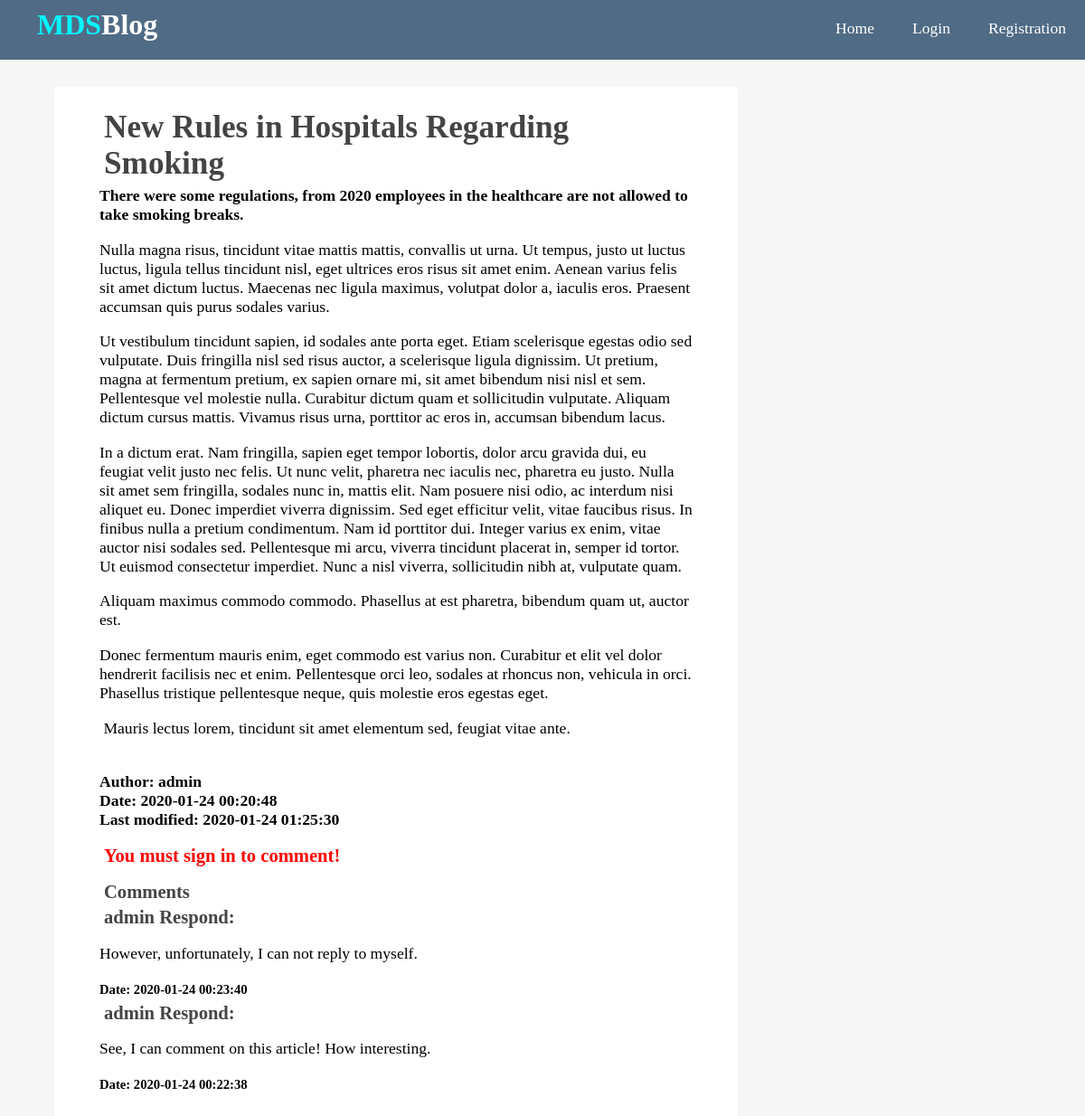
/blog?page=public_article&articleID=9, run on the app's committed database.
### tables this page shows
CREATE TABLE `articles` (
  `ArticleID` int(11) NOT NULL,
  `UserID` int(11) DEFAULT NULL,
  `Title` varchar(120) NOT NULL,
  `ShortDesc` text DEFAULT NULL,
  `Content` text DEFAULT NULL,
  `CreationDate` timestamp NOT NULL DEFAULT current_timestamp(),
  `LastModified` datetime DEFAULT NULL
);

CREATE TABLE `comments` (
  `CommentID` int(11) NOT NULL,
  `UserID` int(11) DEFAULT NULL,
  `ArticleID` int(11) NOT NULL,
  `CommentText` text DEFAULT NULL,
  `CommentDate` timestamp NOT NULL DEFAULT current_timestamp()
);

### app/models/Conn.php (called while the page is built, shortened)
<?php
    class Conn {
        private $host = "127.0.0.1";
        private $dbName = "blog";
        private $charset = "utf8";
        private $userName = "root";
        private $pass = "";
        function __construct() {
            try {
                $this->conn = new PDO("mysql:host={$this->host};dbname={$this->dbName};charset{$this->charset};",
                $this->userName, $this->pass);
            } catch(PDOException $ex)   {
                die($ex->getMessage());
            }
        }
    }
?>

### app/controllers/ArticleController.php (called while the page is built, shortened)
<?php
    class ArticleController extends Conn {
        public function GetArticleByID() {
            $row = [];
            if(isset($_GET["articleID"]) && is_numeric($_GET["articleID"])) {
                $stmt = $this->conn->prepare("SELECT articles.*, login.UserName
                FROM articles
                INNER JOIN login
                ON articles.UserID = login.UserID
                WHERE ArticleID = ?");
                $stmt->execute([$_GET["articleID"]]);
                $row = $stmt->fetch(PDO::FETCH_ASSOC);
            }
            return $row;
        }
        public function GetCommentsByArticleID() {
            $row = [];
            if(isset($_GET["articleID"]) && is_numeric($_GET["articleID"])) {
                $stmt = $this->conn->prepare("SELECT comments.*, login.UserName
                FROM comments
                INNER JOIN login
                ON comments.UserID = login.UserID
                AND comments.ArticleID = ? ORDER BY CommentDate DESC");
                $stmt->execute([$_GET["articleID"]]);
                $row = $stmt->fetchAll(PDO::FETCH_ASSOC);
            }
            return $row;
        }
    }
?>

### pages/public_article.php (the view, shortened to what this page needs)
<?php
    $articleController = new ArticleController;
    $article = $articleController->GetArticleByID();
    $comments = $articleController->GetCommentsByArticleID();
?>
<div class="content clearfix">
    <div class="main-content single">
        <div class="post-content">
            <?php if(isset($_GET["articleID"]) && is_numeric($_GET["articleID"])): ?>
                <h1><?=isset($article["Title"]) ? $article["Title"] : ""?></h1>
                <strong>
                    <?=isset($article["ShortDesc"]) ? $article["ShortDesc"] : ""?>
                </strong>
                <p>
                    <?=isset($article["Content"]) ? $article["Content"] : ""?>
                        <br/>
                    <strong>
                        Author:  <?=isset($article["UserName"]) ? $article["UserName"] : ""?>
                            <br/>
                    </strong>
                    <strong>
                        Date:  <?=isset($article["CreationDate"]) ? $article["CreationDate"] : ""?>
                            <br/>
                    </strong>
                    <strong>
                        Last modified:  <?=isset($article["LastModified"]) ? $article["LastModified"] : ""?>
                    </strong>
                </p>
                <p>
                    <?php if(isset($_COOKIE["UserID"])): ?>
                    <h3>Write a comment!</h3>
                    <form method="POST">
                        <textarea cols="40" rows="10" name="comment" class="text-input" placeholder="Write a comment here!"></textarea>
                            <br/>
                        <button name="send_comment" class="btn">Send</button>
                    </form>
                    <?php else: ?>
                    <h3 style="color:red;">You must sign in to comment!</h3>
                    <?php endif; ?>
                </p>
                <p>
                    <h3>Comments</h3>
                    <?php foreach($comments as $comment): ?>
                        <div class="comment">
                            <h3><?=$comment["UserName"]?> Respond:</h3>
                            <p>
                                <?=$comment["CommentText"]?>
                            </p>
                            <strong> <small>Date: <?=$comment["CommentDate"]?></small> </strong>
                        </div>
                    <?php endforeach; ?>
                </p>
            <?php else: ?>
                <h1>This article identification is incorrect!</h1>
            <?php endif; ?>
        </div>
    </div>
</div>

### assets/css/style.css (style rules this page uses)
* { box-sizing: border-box; }
html, body { height: 100%; padding: 0px; margin: 0px; background: #f6f6f6; font-family: 'Lora', serif; }
h1, h2, h3, h4, h5, h6 { font-family: 'Candal', serif; color: #444; margin: 5px; }
.clearfix::after { content:''; display: block; clear: both; }
.content { width:90%; margin: 30px auto 30px; }
.content .main-content { width: 70%; float: left; }
.content .main-content.single { background: white; padding: 20px 50px; font-size: 1.1em; border-radius: 5px; }

### data on the page
articles: Title "New Rules in Hospitals Regarding Smoking", ShortDesc "There were some regulations, from 2020 employees in the healthcare are not allowed to take smoking breaks.", Content "Nulla magna risus, tincidunt vitae mattis mattis, convallis ut urna. Ut tempus, justo ut luctus luctus, ligula tellus tincidunt nisl, eget ultrices eros risus sit amet enim. Aenean varius felis sit amet dictum luctus. Maecenas nec ligula maximus, volutpat dolor a, iaculis eros. Praesent accumsan quis purus sodales varius. Ut vestibulum tincidunt sapien, id sodales ante porta eget. Etiam scelerisque egestas odio sed vulputate. Duis fringilla nisl sed risus auctor, a scelerisque ligula dignissim. Ut pretium, magna at fermentum pretium, ex sapien ornare mi, sit amet bibendum nisi nisl et sem. Pellentesque vel molestie nulla. Curabitur dictum quam et sollicitudin vulputate. Aliquam dictum…", UserID.UserName "admin", CreationDate "2020-01-24 00:20:48", LastModified "2020-01-24 01:25:30"
comments: UserID.UserName "admin", CommentText "However, unfortunately, I can not reply to myself.", CommentDate "2020-01-24 00:23:40"
comments: UserID.UserName "admin", CommentText "See, I can comment on this article! How interesting.", CommentDate "2020-01-24 00:22:38"
